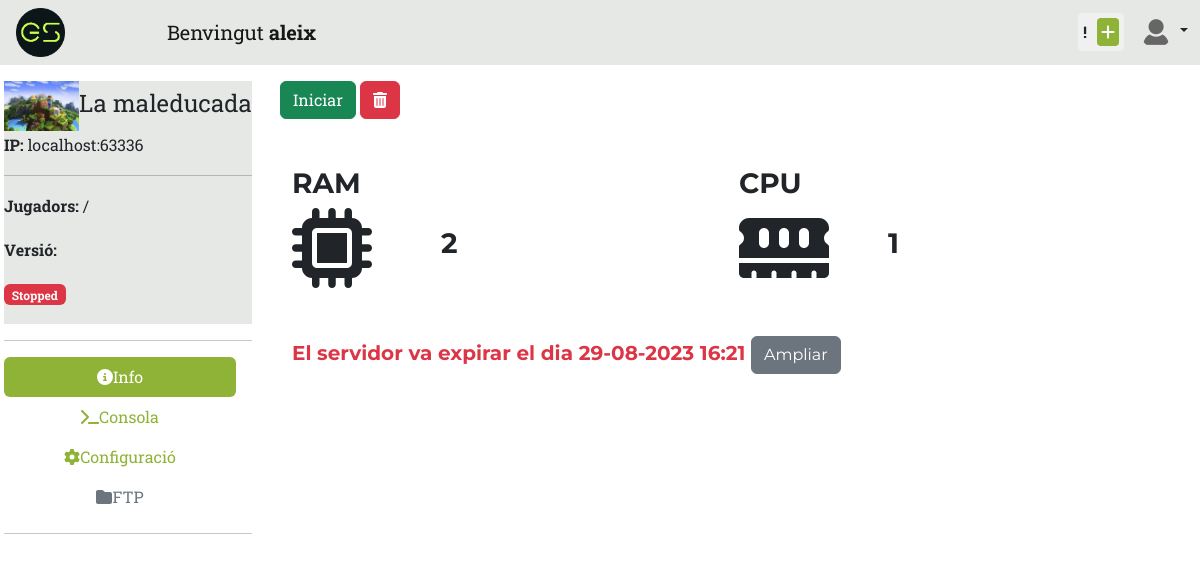
The app's page /server/12/details (signed in), older data.
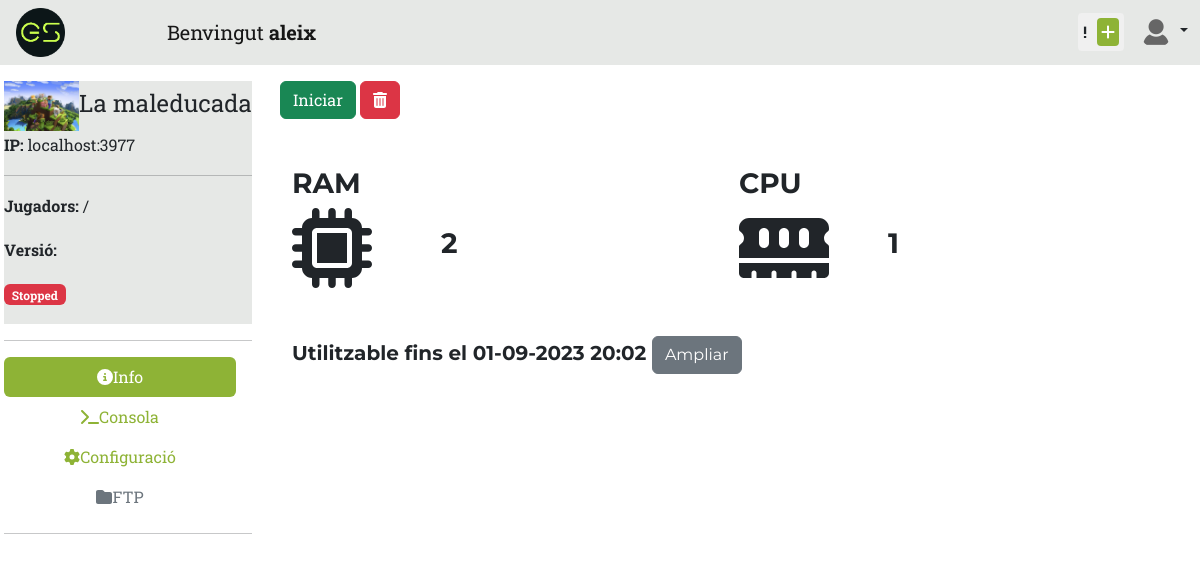
The same page, newer data.
### Web_App/models.py (models this page shows, shortened)
class Server(models.Model):
    game = models.ForeignKey(Game, on_delete=models.CASCADE)
    name = models.TextField(default="Server")
    password = models.TextField(null=True)
    docker_name = models.TextField(null=True)
    address = models.TextField(default="localhost", null=True)
    port = models.IntegerField(default=0, null=True)
    version = models.DecimalField(decimal_places=2, max_digits=8, null=True)
    cores = models.DecimalField(decimal_places=2, max_digits=8, null=True)
    ram = models.DecimalField(decimal_places=2, max_digits=8, null=True)
    storage = models.DecimalField(decimal_places=2, max_digits=8, null=True)
    user = models.ForeignKey(User, on_delete=models.CASCADE)
    status = models.TextField(null=True)
    expiration_date = models.DateTimeField(null=True)
    created_at = models.DateTimeField(default=timezone.now)
    updated_at = models.DateTimeField(auto_now=True, null=True)
    def is_expired(self):
        if self.expiration_date is None:
            return False
        current_time = timezone.now()
        return self.expiration_date < current_time

class Game(models.Model):
    name = models.TextField()
    image = models.ImageField(upload_to=game_images_path, null=True)
    created_at = models.DateTimeField(default=timezone.now)
    updated_at = models.DateTimeField(auto_now=True, null=True)
    active = models.BooleanField(default=True)

### Web_App/views.py (the view, shortened to what this page needs)
# urls.py: path('server/<int:server_id>/details', views.details_server, name='server-edit'),
@login_required(login_url='login')
def details_server(request, server_id):
    server = get_object_or_404(Server, id=server_id)
    console = ''
    context = ''
    if server.user == request.user:
        try:
            client = docker.from_env()
        except DockerException:
            server.status = "Stopped"
            server.save()
            print("[Error] details_server: Docker is not running")
            raise Exception("Docker is not running")
        container = client.containers.get(str(server.id))
        if server.game.name == "Minecraft":
            if request.method == 'POST':
                form = MinecraftServerPropertiesForm(request.POST)
                if form.is_valid():
                    server_properties = form.cleaned_data['server_properties']
                    res = updateFile(server_properties, '/data/server.properties', container)
                    print(res)
                    return redirect('server-edit', server.id)
            else:
                form = MinecraftServerPropertiesForm()
                if container.status == "running":
                    server.status = "Running"
                    serverproperties = getFile('/data/server.properties', container)
                    form = MinecraftServerPropertiesForm(initial={'server_properties': serverproperties})
                    console = getFile('/data/logs/latest.log', container)
                else:
                    server.status = "Stopped"
                details = None
                server.save()
                try:
                    details = JavaServer.lookup(server.address + ":" + str(server.port)).status()
                except Exception as e:
                    print(f"[Error] details_server: {e} - ({server.name})")
                context = {
                    'form': form,
                    'server': server,
                    'details': details,
                    'container': container,
                    'console': console,
                }
                if request.META.get('HTTP_X_REQUESTED_WITH') == 'XMLHttpRequest':
                    return JsonResponse({'content': console})
                return render(request, 'controlPanel/server-details-mc.html', context)
    else:
        return HttpResponse(status=403)

### Web_App/templates/controlPanel/server-details-mc.html (shortened to what the changed rows need)
{% extends 'controlPanel/template.html' %}
{% block content %}
    <div class="row content">
        <div class="col-sm-3 sidenav d-flex flex-column flex-shrink-0 p-3" style="width: 280px;">
            <div class="bg-light">
                {% load static %}
                <span class="fs-4"><img src="{% static server.game.image %}" height="50rem">{{ server.name }}</span>
                <p><b>IP: </b>{{ server.address }}:{{ server.port }}</p>
                <hr>
                <p><b>Jugadors: </b>{{ details.players.online }}/{{ details.players.max }}</p>
                <p><b>Versió: </b>{{ details.version.name }}</p>
                <p>{% if container.status == "running" %}
                    <span class="badge text-bg-success">Running</span>
                {% elif container.status == "restarting" %}
                    <span class="badge text-bg-warning">Restarting</span>
                {% else %}
                    <span class="badge text-bg-danger">Stopped</span>
                {% endif %}</p>
            </div>
        </div>
        <div class="col-sm-9 mt-3">
            {% if container.status == "running" %}
                <a role="button" href="{% url 'server-stop' container.name %}" class="btn btn-danger">Aturar</a>
                <a role="button" href="{% url 'server-restart' container.name %}" class="btn btn-warning">Reiniciar</a>
            {% else %}
                {% if not server.is_expired %}
                    <a role="button" href="{% url 'server-start' container.name %}" class="btn btn-success">Iniciar</a>
                {% else %}
                    <button type="button" class="btn btn-success" data-bs-toggle="modal" data-bs-target="#expiredModal">
                        Iniciar
                    </button>
                {% endif %}
            {% endif %}
            <button type="button" class="btn btn-danger" data-bs-toggle="modal"
                    data-bs-target="#Modal{{ server.id }}">
                <i class="fa-solid fa-trash-can"></i>
            </button>
            <div class="tab-content" id="v-pills-tabContent">
                <div class="tab-pane fade show active" id="v-pills-info" role="tabpanel"
                     aria-labelledby="v-pills-info-tab" tabindex="0">
                    <div class="container mt-5">
                        <div class="row align-items-center">
                            <div class="col-sm">
                                <h3>{{ server.ram|floatformat }}</h3>
                            </div>
                            <div class="col-sm">
                                <h3>{{ server.cores|floatformat }}</h3>
                            </div>
                        </div>
                        <div class="row align-items-center mt-5">
                            <div class="col">
                                {% if not server.is_expired %}
                                    <h5>Utilitzable fins el {{ server.expiration_date|date:'d-m-Y H:i' }} <a
                                            role="button"
                                            href="{% url 'server-adddays' server.id %}"
                                            class="btn btn-secondary">Ampliar</a>
                                    </h5>
                                {% else %}
                                    <h5 class="text-danger">El servidor va expirar el
                                        dia {{ server.expiration_date|date:'d-m-Y H:i' }} <a role="button"
                                                                                             href="{% url 'server-adddays' server.id %}"
                                                                                             class="btn btn-secondary">Ampliar</a>
                                    </h5>
                                {% endif %}
                            </div>
                        </div>
                    </div>
                </div>
            </div>
        </div>
    </div>
{% endblock %}

Row changes from the older to the newer data that the page shows:
changed Server "La maleducada": port "63336" → "3977"; expiration_date "29-08-2023 16:21" → "01-09-2023 20:02"
Text that changed along with them:
text no longer shown: "El servidor va expirar el dia"
text now shown: "Utilitzable fins el"
